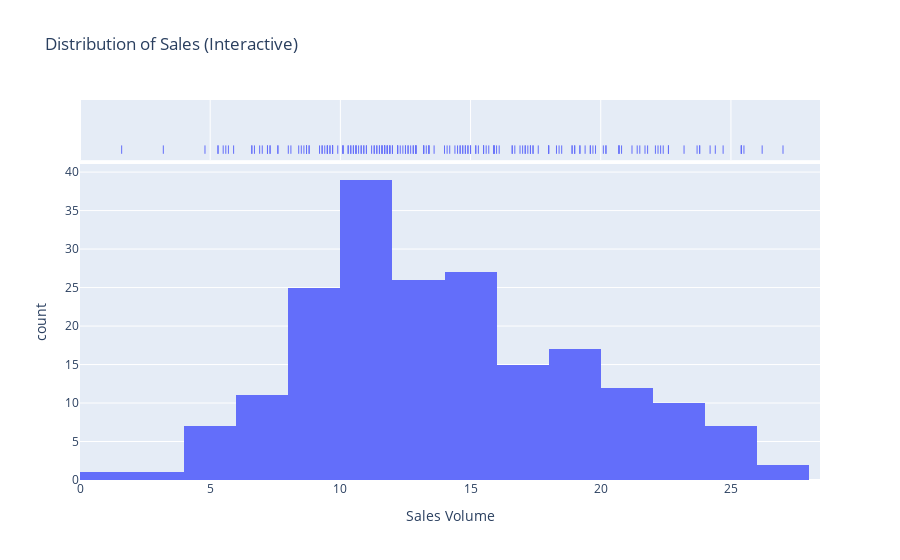

This figure's notebook cell:
### Code cell
fig = px.histogram(df, x='sales', nbins=20, marginal="rug", title='Distribution of Sales (Interactive)', labels={'sales':'Sales Volume'})
fig.show()

### Figure 1 — Plotly figure (JSON) as saved in the notebook; plotly's stock layout.template omitted (floating-point values rounded to 4 significant figures; data arrays with more than 128 entries replaced by an {"elided": "..."} marker saying what was removed)
{"data": [{"alignmentgroup": "True", "bingroup": "x", "hovertemplate": "Sales Volume=%{x}<br>count=%{y}<extra></extra>", "legendgroup": "", "marker": {"color": "#636efa", "pattern": {"shape": ""}}, "name": "", "nbinsx": 20, "offsetgroup": "", "orientation": "v", "showlegend": false, "type": "histogram", "x": {"elided": "200 float values"}, "xaxis": "x", "yaxis": "y"}, {"alignmentgroup": "True", "boxpoints": "all", "fillcolor": "rgba(255,255,255,0)", "hoveron": "points", "hovertemplate": "Sales Volume=%{x}<extra></extra>", "jitter": 0, "legendgroup": "", "line": {"color": "rgba(255,255,255,0)"}, "marker": {"color": "#636efa", "symbol": "line-ns-open"}, "name": "", "offsetgroup": "", "showlegend": false, "type": "box", "x": {"elided": "200 float values"}, "xaxis": "x2", "yaxis": "y2"}], "layout": {"autosize": true, "barmode": "relative", "legend": {"tracegroupgap": 0}, "title": {"text": "Distribution of Sales (Interactive)"}, "xaxis": {"anchor": "y", "autorange": true, "domain": [0, 1], "range": [0, 28.42], "title": {"text": "Sales Volume"}, "type": "linear"}, "xaxis2": {"anchor": "y2", "autorange": true, "domain": [0, 1], "matches": "x", "range": [0, 28.42], "showgrid": true, "showticklabels": false, "type": "linear"}, "yaxis": {"anchor": "x", "autorange": true, "domain": [0, 0.8316], "range": [0, 41.05], "title": {"text": "count"}}, "yaxis2": {"anchor": "x2", "autorange": true, "domain": [0.8416, 1], "matches": "y2", "range": [-0.6176, 0.5], "showgrid": false, "showline": false, "showticklabels": false, "ticks": "", "type": "category"}}}
